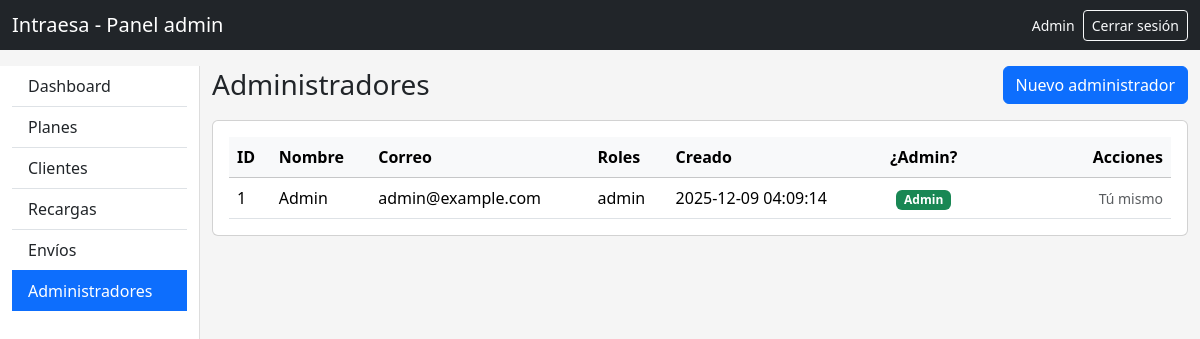
Page /admin/admins.php (signed in) on the committed database.
### tables this page shows
CREATE TABLE IF NOT EXISTS `users` (
  `id` INT UNSIGNED NOT NULL AUTO_INCREMENT,
  `name` VARCHAR(80) NOT NULL,
  `email` VARCHAR(120) NOT NULL,
  `password_hash` VARCHAR(255) NOT NULL,
  `created_at` DATETIME NOT NULL DEFAULT CURRENT_TIMESTAMP,
  PRIMARY KEY (`id`),
  UNIQUE KEY `uq_users_email` (`email`)
);

### admin/admins.php (the view, shortened to what this page needs)
<?php
$pdo = db();
$sql = "
    SELECT
        u.id,
        u.name,
        u.email,
        u.created_at,
        GROUP_CONCAT(r.name ORDER BY r.name SEPARATOR ', ') AS roles,
        MAX(CASE WHEN r.name = 'admin' THEN 1 ELSE 0 END) AS is_admin
    FROM users u
    LEFT JOIN user_roles ur ON ur.user_id = u.id
    LEFT JOIN roles r       ON r.id = ur.role_id
    GROUP BY u.id, u.name, u.email, u.created_at
    ORDER BY u.id
";
$users = $pdo->query($sql)->fetchAll();
$currentUserId = $_SESSION['user']['id'] ?? null;
?>
<!doctype html>
<html lang="es">
<head>
    <link href="https://cdn.jsdelivr.net/npm/bootstrap@5.3.3/dist/css/bootstrap.min.css" rel="stylesheet">
</head>
<body>
<nav class="navbar navbar-dark bg-dark mb-3">
    <div class="container-fluid">
        <span class="navbar-brand mb-0 h1">Intraesa - Panel admin</span>
        <div class="d-flex align-items-center gap-2">
            <span class="text-light small">
                <?php
                $userName = $_SESSION['user']['name'] ?? ($_SESSION['userName'] ?? 'Admin');
                echo htmlspecialchars($userName);
                ?>
            </span>
            <a href="../logout.php" class="btn btn-outline-light btn-sm">Cerrar sesión</a>
        </div>
    </div>
</nav>
<div class="container-fluid">
    <div class="row">
        <aside class="col-12 col-md-3 col-lg-2 sidebar mb-3">
            <div class="list-group list-group-flush">
                <a href="dashboard.php" class="list-group-item list-group-item-action">Dashboard</a>
                <a href="planes.php"    class="list-group-item list-group-item-action">Planes</a>
                <a href="clientes.php"  class="list-group-item list-group-item-action">Clientes</a>
                <a href="recargas.php"  class="list-group-item list-group-item-action">Recargas</a>
                <a href="envios.php"    class="list-group-item list-group-item-action">Envíos</a>
                <a href="admins.php"    class="list-group-item list-group-item-action active">Administradores</a>
            </div>
        </aside>
        <main class="col-12 col-md-9 col-lg-10 mb-5">
            <div class="d-flex justify-content-between align-items-center mb-3">
                <h1 class="h3 mb-0">Administradores</h1>
                <button class="btn btn-primary" data-bs-toggle="modal" data-bs-target="#modalCreateAdmin">
                    Nuevo administrador
                </button>
            </div>
            <div class="card">
                <div class="card-body table-responsive">
                    <table class="table table-hover align-middle mb-0">
                        <thead class="table-light">
                        <tr>
                            <th>ID</th>
                            <th>Nombre</th>
                            <th>Correo</th>
                            <th>Roles</th>
                            <th>Creado</th>
                            <th class="text-center">¿Admin?</th>
                            <th class="text-end" style="min-width: 160px;">Acciones</th>
                        </tr>
                        </thead>
                        <tbody>
                        <?php if (empty($users)): ?>
                            <tr>
                                <td colspan="7" class="text-center text-muted">No hay usuarios registrados.</td>
                            </tr>
                        <?php else: ?>
                            <?php foreach ($users as $u): ?>
                                <?php $isAdmin = ((int)$u['is_admin']) === 1; ?>
                                <tr>
                                    <td><?= (int)$u['id'] ?></td>
                                    <td><?= htmlspecialchars($u['name']) ?></td>
                                    <td><?= htmlspecialchars($u['email']) ?></td>
                                    <td><?= htmlspecialchars($u['roles'] ?? '—') ?></td>
                                    <td><?= htmlspecialchars($u['created_at'] ?? '') ?></td>
                                    <td class="text-center">
                                        <?php if ($isAdmin): ?>
                                            <span class="badge bg-success">Admin</span>
                                        <?php else: ?>
                                            <span class="badge bg-secondary">No</span>
                                        <?php endif; ?>
                                    </td>
                                    <td class="text-end">
                                        <?php if ((int)$u['id'] === (int)$currentUserId): ?>
                                            <span class="text-muted small">Tú mismo</span>
                                        <?php endif; ?>
                                    </td>
                                </tr>
                            <?php endforeach; ?>
                        <?php endif; ?>
                        </tbody>
                    </table>
                </div>
            </div>
        </main>
    </div>
</div>
</body>
</html>

### admin/admins.php (style rules this page uses)
body { background-color: #f5f5f5; }
.sidebar { min-height: 100vh; border-right: 1px solid #ddd; background: #fff; }
.sidebar .list-group-item.active { background:#0d6efd; border-color:#0d6efd; }
.table td, .table th { vertical-align: middle; }

### rows in the picture
users: id "1", name "Admin", email "admin@example.com", roles "admin", created_at "2025-12-09 04:09:14", shows "Tú mismo"

### other values in the picture
$userName "Admin"
